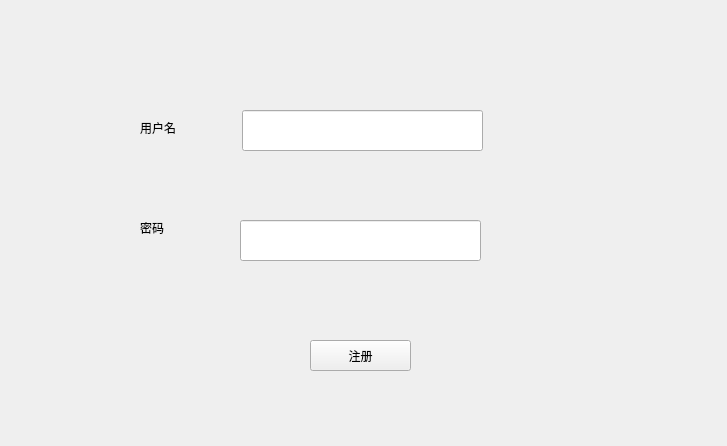
<?xml version="1.0" encoding="UTF-8"?>
<ui version="4.0">
 <class>Form</class>
 <widget class="QWidget" name="Form">
  <property name="geometry">
   <rect>
    <x>0</x>
    <y>0</y>
    <width>727</width>
    <height>446</height>
   </rect>
  </property>
  <property name="windowTitle">
   <string>Form</string>
  </property>
  <widget class="QLabel" name="label">
   <property name="geometry">
    <rect>
     <x>140</x>
     <y>120</y>
     <width>72</width>
     <height>15</height>
    </rect>
   </property>
   <property name="text">
    <string>用户名</string>
   </property>
  </widget>
  <widget class="QLabel" name="label_2">
   <property name="geometry">
    <rect>
     <x>140</x>
     <y>220</y>
     <width>72</width>
     <height>15</height>
    </rect>
   </property>
   <property name="text">
    <string>密码</string>
   </property>
  </widget>
  <widget class="QLineEdit" name="lineEdit">
   <property name="geometry">
    <rect>
     <x>242</x>
     <y>110</y>
     <width>241</width>
     <height>41</height>
    </rect>
   </property>
  </widget>
  <widget class="QLineEdit" name="lineEdit_2">
   <property name="geometry">
    <rect>
     <x>240</x>
     <y>220</y>
     <width>241</width>
     <height>41</height>
    </rect>
   </property>
  </widget>
  <widget class="QPushButton" name="pushButton">
   <property name="geometry">
    <rect>
     <x>310</x>
     <y>340</y>
     <width>101</width>
     <height>31</height>
    </rect>
   </property>
   <property name="text">
    <string>注册</string>
   </property>
  </widget>
 </widget>
 <resources/>
 <connections/>
</ui>
